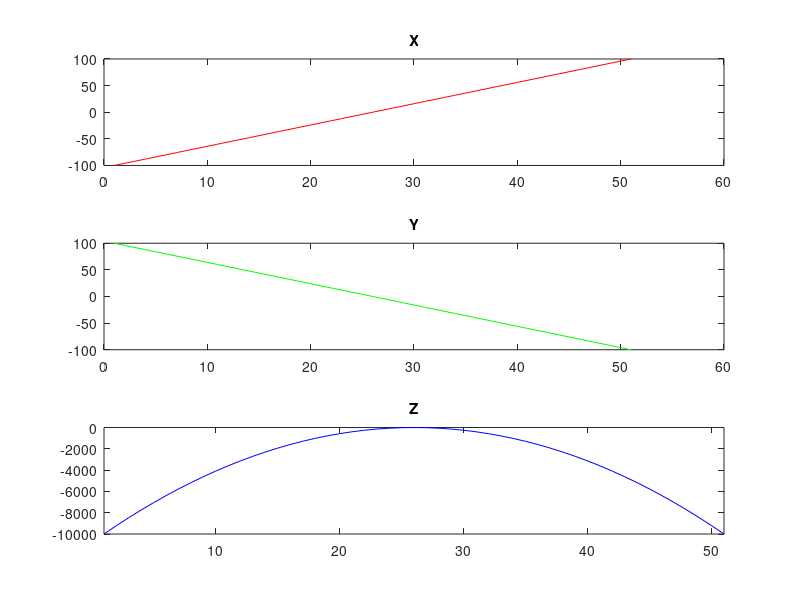
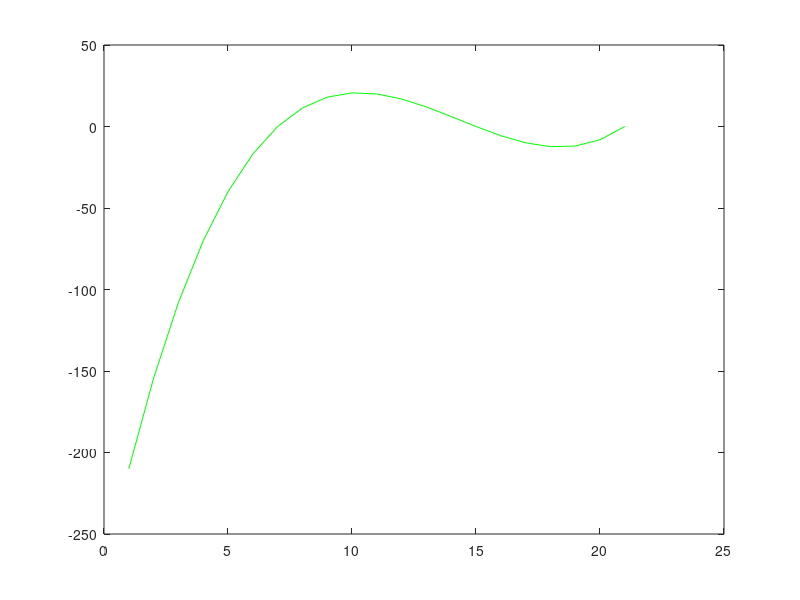

Source code (MATLAB) for these figures, in order:
%**************************************************************
%CSC781M Assignment #2
%De La Salle University
%by: Eric John G. Emberda
%October 7, 2018
%**************************************************************
%This program demonstrates basic Octave programming.
%To run this program, type the following in the Octave 
%Command Window and press enter:
%run("/path/to/the/.m_file")
%**************************************************************


%PART I Generating signals and plotting them 
% 1. Generate a series of values starting from -100 to 100, in increments of 4. 
%    Name it as variable x. 
disp "Setting x value: -100 to 100, interval=4..."
x=[-100:4:100]
disp "Setting y values: 100 to -100, interval=4..."

% 2. Create a new variable y with all of the elements reversed.
y=flip(x)

% 3. Perform element-by-element multiplication of x and y (also called the 
% Hadamard product of x and y). Name it as variable z. 
disp "Performing Hadamard product of x and y and storing it to z..."
z=x.*y

% 4. Plot x, y, and z with graph on top of the other. 
%    Label your graphs properly
disp "Plotting the values of x, y, and z in one Figure using subplot..."
figure(1)
subplot(3,1,1)
plot(x,"r")
title("X")
subplot(3,1,2)
plot(y,"g")
title("Y")
subplot(3,1,3)
plot(z,"b")
title("Z")
axis("tight");

%PART II Plotting functions and finding the absolute maximum and 
%        absolute minimum in Octave

% 1. Plot the function y(x) = x3 - 5x2 -4x + 20 for values of x ranging from 
%    -5 to 5, in increments of 0.5.
disp "Plotting the function y(x) = x3 - 5x2 -4x + 20 for values of x ranging from -5 to 5, in increments of 0.5"
x=[-5:0.5:5];
y=x.^3-5.*x.^2-4.*x+20
disp x
disp y

% 2. From the graph, what are the values of x where the maximum, minimum and 
%    zeros of the function y(x) occur?
disp "Getting the indices of the maximum, minimum, and zero values of the graph..."
figure(2)
plot(y,"g")
max_index=find(y==max(y))
min_index=find(y==min(y))
zero_index=find(y==0) % 3. Automatically determine the zeros of y(x). 


%PART III Create an m-file that takes a numeric value N, and returns the 
%         first N elements of a Fibonacci series 
disp "Computing for Fibonacci series..."
N=input('Enter a value N: ');
fib = ones (1, N);
for i = 3:N
  fib(i) = fib(i-1) + fib(i-2);
endfor
disp(fib);
